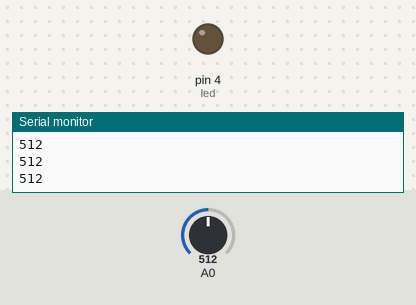
This sketch was run on a simulated Arduino Uno, built with avr-gcc and run on an emulated ATmega328P. On the bench: output pins drawn as LEDs (lit = HIGH), the last lines printed to the serial monitor. Inputs (shaded band) come from the test bench; at power-on: A0 = 512.

Above: at 1.2 s.
1.3 s: A0 set to 488
At 2.2 s:
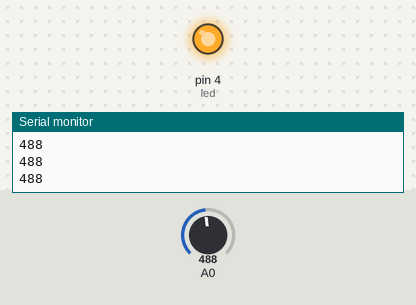
2.8 s: A0 set to 510
At 3.4 s:
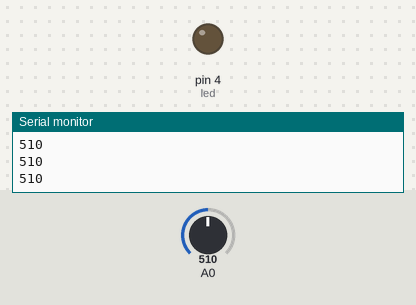
4.3 s: A0 set to 490
At 5.7 s:
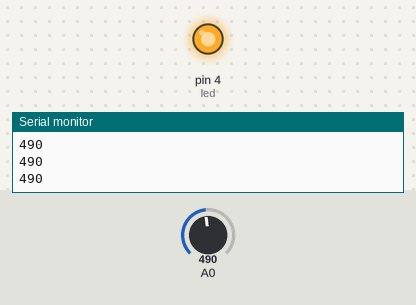
Timing chart, 0 to 7.3 s (numbered marks = the images above; inputs shaded):
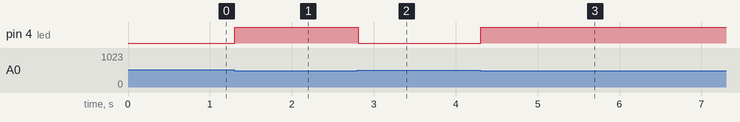

The sketch:

Sensor_de_luz.ino
```cpp
//
const int led=4;
void setup()
{
  pinMode(led,OUTPUT);
  Serial.begin(9600);
}

void loop()
{
  int analogico= analogRead(A0);
  Serial.println(analogico);
  if (analogico<=500)
  {
    digitalWrite(led,HIGH);
  }
  else
  {
    digitalWrite(led,LOW);
  }
}
```

Measured:
- the behaviour switches between 501 and 500 on A0 (found by bisection; images 0 and 1)
- after the input at 1.3 s, pin 4 (led): LOW → HIGH at once
- after the input at 2.8 s, pin 4 (led): HIGH → LOW at once
- after the input at 4.3 s, pin 4 (led): LOW → HIGH at once
